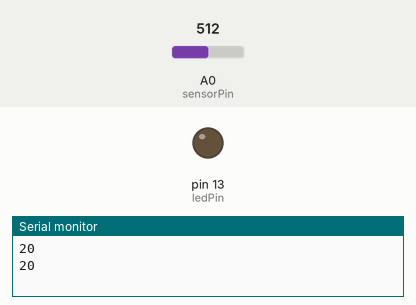
A sketch run on a simulated Arduino Uno, built with avr-gcc and run on an emulated ATmega328P. Shown: output pins drawn as LEDs (lit = HIGH), the last lines printed to the serial monitor. Dashed ring = blinking. Inputs (shaded band) come from the test bench; at power-on: A0 (sensorPin) = 512.

Above: at 0.1 s.
At 1.2 s:
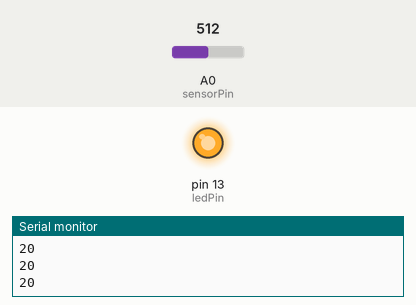
1.3 s: A0 (sensorPin) set to 306
4.3 s: A0 (sensorPin) set to 122
At 4.56 s:
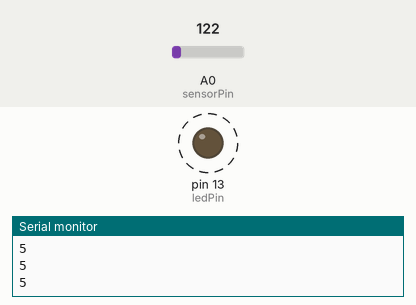
Timing chart, 0 to 13.3 s (numbered marks = the images above; inputs shaded):
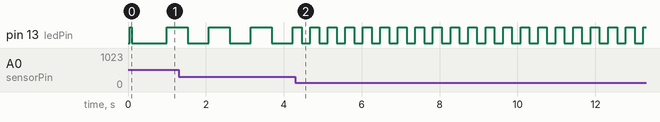

The sketch:

analog_blink_led.ino
```cpp
//valor analogo cambia la frecuencia de encendido de un led
#include <Arduino_FreeRTOS.h>

int sensorPin = A0;    // select the input pin for the potentiometer
int ledPin = 13;      // select the pin for the LED

// define tasks for TaskBlinkControl
void TaskBlinkControl( void *pvParameters );
```

TaskBlinkControl.ino
```cpp
//===================================================
//================== TaskBlinkControl =======================

void TaskBlinkControl(void *pvParameters)  // This is a task.
{
  (void) pvParameters;
  //-----------para hacer que una tarea sea periodica ----------------------------------------
    TickType_t xPreviousWakeTime;
    xPreviousWakeTime=xTaskGetTickCount(); //Ultima vez que la tarea paso del estado Blocked al estado Ready
                                           //se hace igual al numero de ticks actuales
  //------------------------------------------------------------------------------------------

  /*
    TaskBlinkControl: cambia la frecuencia de encendido del led dependiendo del valor de entrada analoga en A0;
  */

  enum state_type{s0,s1};  //agregar estados de ser necesario
  state_type state;
  bool Fsm_isActive=false;

  int sensorValue;     //variable to store the value coming from the sensor
  int val;             //sensorValue en el rango 0-40
  int count;           //variable contadora de tiempo

  for (;;) // A Task shall never return or exit.
  {
    if (Fsm_isActive==false){
      Fsm_isActive=true;  //activar la FSM
      state=s0;
    }else{
      //read the value from the sensor:
      sensorValue = analogRead(sensorPin);  //0<sensorValue<1023 (10 bits A/D converter)
      //map sensorValue to  1-40 range
      val= map(sensorValue, 0, 1023, 1, 40);
      Serial.println(val);
      //led blink control:
      switch(state){
        //ToDo:
        case s0:
          // turn the ledPin on
          digitalWrite(ledPin,HIGH);
          if(++count>=val){         //delay=val*50ms
            count=0;
            state=s1;
          }
          break;
        case s1:
          // turn the ledPin off
          digitalWrite(ledPin,LOW);
          if(++count>=val){         //delay=val*50ms
            count=0;
            state=s0;
          }
          break;
      }//end switch
    }//end if
    vTaskDelayUntil(&xPreviousWakeTime,50/ portTICK_PERIOD_MS ); //tarea periodica: periodo 50 ms
  }//end for
}//end task
//===========================================================
```

loop.ino
```cpp
void loop()
{
  // Empty. Things are done in Tasks.
}
```

setup.ino
```cpp
// the setup function runs once when you press reset or power the board
void setup() {
  pinMode(ledPin, OUTPUT); //pin del led como salida
  // initialize serial communication at 9600 bits per second:
  Serial.begin(9600);
  while (!Serial) {
    ; // wait for serial port to connect
  }
  Serial.flush();

  // Now set up task
  xTaskCreate(
    TaskBlinkControl
    ,  (const portCHAR *)"BlinkControl"   // A descriptive name for the task. Not used by FreeRTOS in any way.
    ,  128  // Stack size (128x2=256 bytes)
    ,  NULL
    ,  1  // Priority, with 3 being the highest, and 0 being the lowest.
    ,  NULL );

  // Now the task scheduler, which takes over control of scheduling individual tasks, is automatically started.
}
```

Measured:
- after the input at 4.3 s, pin 13 (ledPin): alternates HIGH for 0.22 s and LOW for 0.22 s, starting after 0.16 s
- by itself, pin 13 (ledPin): alternates HIGH for 0.54 s and LOW for 0.54 s
